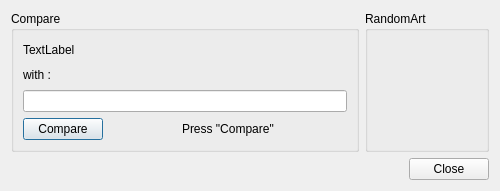
<?xml version="1.0" encoding="UTF-8"?>
<ui version="4.0">
 <class>VerifyDialog</class>
 <widget class="QDialog" name="VerifyDialog">
  <property name="geometry">
   <rect>
    <x>0</x>
    <y>0</y>
    <width>500</width>
    <height>191</height>
   </rect>
  </property>
  <property name="windowTitle">
   <string>Dialog</string>
  </property>
  <property name="windowIcon">
   <iconset resource="ResourceCheckSumJack.qrc">
    <normaloff>:/new/prefix1/icon/verify.png</normaloff>:/new/prefix1/icon/verify.png</iconset>
  </property>
  <layout class="QVBoxLayout" name="verticalLayout_3">
   <item>
    <layout class="QHBoxLayout" name="horizontalLayout_3">
     <item>
      <widget class="QGroupBox" name="groupBox">
       <property name="title">
        <string>Compare</string>
       </property>
       <layout class="QVBoxLayout" name="verticalLayout">
        <item>
         <widget class="QLabel" name="label">
          <property name="text">
           <string>TextLabel</string>
          </property>
         </widget>
        </item>
        <item>
         <widget class="QLabel" name="label_2">
          <property name="text">
           <string>with :</string>
          </property>
         </widget>
        </item>
        <item>
         <widget class="QLineEdit" name="lineEdit"/>
        </item>
        <item>
         <layout class="QHBoxLayout" name="horizontalLayout">
          <item>
           <widget class="QPushButton" name="pushButton">
            <property name="text">
             <string>Compare</string>
            </property>
           </widget>
          </item>
          <item>
           <spacer name="horizontalSpacer_3">
            <property name="orientation">
             <enum>Qt::Horizontal</enum>
            </property>
            <property name="sizeHint" stdset="0">
             <size>
              <width>40</width>
              <height>20</height>
             </size>
            </property>
           </spacer>
          </item>
          <item>
           <widget class="QLabel" name="label_3">
            <property name="text">
             <string>Press &quot;Compare&quot;</string>
            </property>
           </widget>
          </item>
          <item>
           <spacer name="horizontalSpacer">
            <property name="orientation">
             <enum>Qt::Horizontal</enum>
            </property>
            <property name="sizeHint" stdset="0">
             <size>
              <width>40</width>
              <height>20</height>
             </size>
            </property>
           </spacer>
          </item>
         </layout>
        </item>
       </layout>
      </widget>
     </item>
     <item>
      <widget class="QGroupBox" name="groupBox_2">
       <property name="title">
        <string>RandomArt</string>
       </property>
       <layout class="QVBoxLayout" name="verticalLayout_2">
        <item>
         <widget class="DisplayRandomArt" name="displayRandomArt" native="true">
          <property name="minimumSize">
           <size>
            <width>100</width>
            <height>100</height>
           </size>
          </property>
          <property name="maximumSize">
           <size>
            <width>100</width>
            <height>100</height>
           </size>
          </property>
         </widget>
        </item>
       </layout>
      </widget>
     </item>
    </layout>
   </item>
   <item>
    <layout class="QHBoxLayout" name="horizontalLayout_2">
     <item>
      <spacer name="horizontalSpacer_2">
       <property name="orientation">
        <enum>Qt::Horizontal</enum>
       </property>
       <property name="sizeHint" stdset="0">
        <size>
         <width>40</width>
         <height>20</height>
        </size>
       </property>
      </spacer>
     </item>
     <item>
      <widget class="QPushButton" name="pushButton_2">
       <property name="text">
        <string>Close</string>
       </property>
      </widget>
     </item>
    </layout>
   </item>
  </layout>
 </widget>
 <customwidgets>
  <customwidget>
   <class>DisplayRandomArt</class>
   <extends>QWidget</extends>
   <header>displayrandomart.h</header>
   <container>1</container>
   <slots>
    <slot>setChecksumArt(QString)</slot>
   </slots>
  </customwidget>
 </customwidgets>
 <resources>
  <include location="ResourceCheckSumJack.qrc"/>
 </resources>
 <connections>
  <connection>
   <sender>VerifyDialog</sender>
   <signal>sigChecksumArt(QString)</signal>
   <receiver>displayRandomArt</receiver>
   <slot>setChecksumArt(QString)</slot>
   <hints>
    <hint type="sourcelabel">
     <x>368</x>
     <y>58</y>
    </hint>
    <hint type="destinationlabel">
     <x>401</x>
     <y>62</y>
    </hint>
   </hints>
  </connection>
 </connections>
 <slots>
  <signal>sigChecksumArt(QString)</signal>
 </slots>
</ui>
